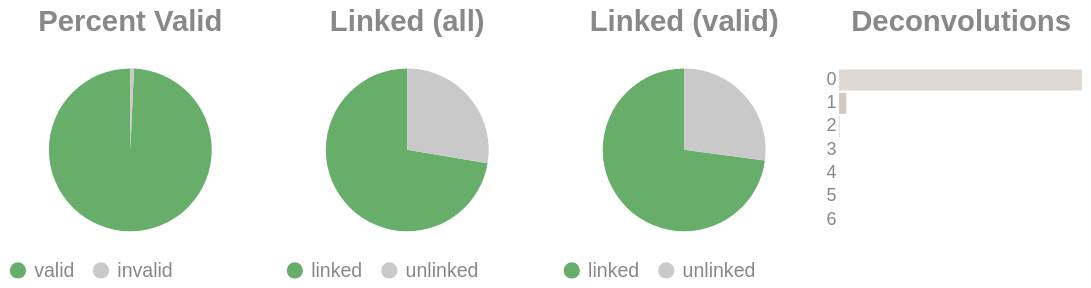

Notebook cell for this chart:
### Code cell
if SKIPLR:
    pass
else:
    clash = Counter()
    for i in valids['molecule'].to_list():
        _mol = i.split("-")
        if len(_mol) == 1:
            clash.update('0')
        else:
            clash.update(_mol[-1])

    _d = {"deconvolutions": [], 'count': []}
    for k,v in clash.items():
        _d['deconvolutions'].append(k)
        _d['count'].append(v)

    tot_valid = valids['reads'].sum()
    mask = valids['reads'] >= 2
    n_linked_reads = valids.filter(mask)['reads'].sum()
    if n_linked_reads == 0:
        print_html("No linked molecules (>=2 reads) were detected; skipping linked-only distributions.")
        SKIPLR = True
    else:
        perc_valid = round(tot_valid / n_reads, 4)
        linked_perc_abs = round(n_linked_reads / n_reads, 4)
        linked_perc = round(n_linked_reads / tot_valid, 4)

    _valid = pl.DataFrame({"valids": ['valid', 'invalid'], "count": [tot_valid, n_reads - tot_valid]})
    _linked_abs = pl.DataFrame({"linked (absolute)": ['linked', 'unlinked'], "count": [n_linked_reads, n_reads - n_linked_reads]})
    _linked_rel = pl.DataFrame({"linked (valids)": ['linked', 'unlinked'], "count": [n_linked_reads, tot_valid - n_linked_reads]})

    (
        alt.hconcat(
            piechart(_valid, goodval = 'valid', title = "Percent Valid"),
            piechart(_linked_abs, goodval = "linked", title =  "Linked (all)"),
            piechart(_linked_rel, goodval = "linked", title =  "Linked (valid)"),
            convolutionbar(pl.DataFrame(_d), title = "Deconvolutions"),
            center = True,
            bounds = 'flush'
        )
        .resolve_scale(color='independent')
        .resolve_legend('independent')
        .properties(usermeta={'embedOptions': {"actions": False}})
    ).display()

### Figure 1 — Vega-Lite specification as saved in the notebook (floating-point values rounded to 4 significant figures)
{"width": "container", "height": 400, "config": {"title": {"anchor": "start", "dy": -15, "fontSize": 18, "color": "#888888", "subtitleColor": "#888888", "subtitleFontSize": 14}, "arc": {"fill": "#0072B2"}, "axis": {"domainColor": "#888888", "domainWidth": 0.5, "gridWidth": 0.2, "grid": false, "titleFontWeight": 400, "titleFontSize": 15, "labelFontSize": 11, "labelColor": "#888888", "tickColor": "#888888", "tickWidth": 0.2, "titleColor": "#888888"}, "axisBand": {"grid": false}, "axisX": {"grid": true, "tickSize": 10, "domainCap": "round"}, "axisY": {"domain": false, "grid": true, "tickSize": 0, "domainCap": "round"}, "background": "transparent", "header": {"labelFontSize": 15, "labelColor": "#888888", "titleFontSize": 15, "titleFontWeight": 600, "titleColor": "#888888"}, "legend": {"labelFont": "sans-serif", "labelFontSize": 12, "labelColor": "#888888", "symbolSize": 100, "symbolType": "circle", "titleFontSize": 12, "titlePadding": 10, "titleColor": "#888888", "title": null}, "range": {"category": ["#E69F00", "#56B4E9", "#009E73", "#F0E442", "#0072B2", "#D55E00", "#CC79A7", "#000000"], "diverging": ["#cfe8f3", "#a2d4ec", "#73bfe2", "#46abdb", "#1696d2", "#12719e"]}, "area": {"fill": "#0072B2", "fillOpacity": 0.7, "line": true, "strokeOpacity": 0.7}, "line": {"color": "#0072B2", "stroke": "#0072B2", "strokeWidth": 2}, "trail": {"color": "#0072B2", "stroke": "#0072B2", "strokeWidth": 0, "size": 1}, "point": {"filled": true, "fillOpacity": 1.0, "size": 95}, "text": {"color": "#888888", "fontSize": 11, "align": "right", "fontWeight": 400, "size": 11}, "bar": {"fill": "#0072B2", "stroke": null}, "view": {"stroke": null, "continuousWidth": 660, "continuousHeight": 400}}, "hconcat": [{"data": {"name": "data-2a16e00f9e51680c32ded793d84471b9"}, "mark": {"type": "arc"}, "encoding": {"color": {"field": "valids", "legend": {"orient": "bottom", "title": null}, "scale": {"domain": ["valid", "invalid"], "range": ["#68ae6b", "#C9C9C9"]}, "title": "Valids", "type": "nominal"}, "theta": {"field": "count", "type": "quantitative"}, "tooltip": [{"field": "valids", "title": "Valids", "type": "ordinal"}, {"field": "percent", "format": ".2%", "title": "Percent", "type": "quantitative"}, {"field": "count", "title": "Count", "type": "quantitative"}]}, "height": 100, "title": {"text": "Percent Valid", "align": "center", "anchor": "middle"}, "transform": [{"calculate": "datum.count / 4337966", "as": "percent"}], "width": 150}, {"data": {"name": "data-22563a60ee8a443b822030248e58c172"}, "mark": {"type": "arc"}, "encoding": {"color": {"field": "linked (absolute)", "legend": {"orient": "bottom", "title": null}, "scale": {"domain": ["linked", "unlinked"], "range": ["#68ae6b", "#C9C9C9"]}, "title": "Linked (Absolute)", "type": "nominal"}, "theta": {"field": "count", "type": "quantitative"}, "tooltip": [{"field": "linked (absolute)", "title": "Linked (Absolute)", "type": "ordinal"}, {"field": "percent", "format": ".2%", "title": "Percent", "type": "quantitative"}, {"field": "count", "title": "Count", "type": "quantitative"}]}, "height": 100, "title": {"text": "Linked (all)", "align": "center", "anchor": "middle"}, "transform": [{"calculate": "datum.count / 4337966", "as": "percent"}], "width": 150}, {"data": {"name": "data-501a60caeff37f9709037c00b815d841"}, "mark": {"type": "arc"}, "encoding": {"color": {"field": "linked (valids)", "legend": {"orient": "bottom", "title": null}, "scale": {"domain": ["linked", "unlinked"], "range": ["#68ae6b", "#C9C9C9"]}, "title": "Linked (Valids)", "type": "nominal"}, "theta": {"field": "count", "type": "quantitative"}, "tooltip": [{"field": "linked (valids)", "title": "Linked (Valids)", "type": "ordinal"}, {"field": "percent", "format": ".2%", "title": "Percent", "type": "quantitative"}, {"field": "count", "title": "Count", "type": "quantitative"}]}, "height": 100, "title": {"text": "Linked (valid)", "align": "center", "anchor": "middle"}, "transform": [{"calculate": "datum.count / 4306972", "as": "percent"}], "width": 150}, {"data": {"name": "data-94ae44be2d791d4052358ce7de7af5be"}, "mark": {"type": "bar"}, "encoding": {"color": {"field": "deconvolutions", "legend": null, "scale": {"scheme": "lightgreyred"}, "type": "nominal"}, "tooltip": [{"field": "deconvolutions", "title": "Deconvolutions", "type": "ordinal"}, {"field": "percent", "format": ".2%", "title": "Percent", "type": "quantitative"}, {"field": "count", "title": "Count", "type": "quantitative"}], "x": {"axis": null, "field": "count", "type": "quantitative"}, "y": {"field": "deconvolutions", "sort": "ascending", "title": null, "type": "nominal"}}, "height": 100, "title": {"text": "Deconvolutions", "align": "center", "anchor": "middle"}, "transform": [{"calculate": "datum.count / 1848049", "as": "percent"}], "width": 150}], "bounds": "flush", "center": true, "resolve": {"legend": {"angle": "independent"}, "scale": {"color": "independent"}}, "usermeta": {"embedOptions": {"actions": false}}, "$schema": "https://vega.github.io/schema/vega-lite/v6.1.0.json", "datasets": {"data-2a16e00f9e51680c32ded793d84471b9": [{"valids": "valid", "count": 4306972}, {"valids": "invalid", "count": 30994}], "data-22563a60ee8a443b822030248e58c172": [{"linked (absolute)": "linked", "count": 3140397}, {"linked (absolute)": "unlinked", "count": 1197569}], "data-501a60caeff37f9709037c00b815d841": [{"linked (valids)": "linked", "count": 3140397}, {"linked (valids)": "unlinked", "count": 1166575}], "data-94ae44be2d791d4052358ce7de7af5be": [{"deconvolutions": "0", "count": 1790099}, {"deconvolutions": "1", "count": 54070}, {"deconvolutions": "2", "count": 3397}, {"deconvolutions": "3", "count": 397}, {"deconvolutions": "4", "count": 70}, {"deconvolutions": "5", "count": 12}, {"deconvolutions": "6", "count": 4}]}}
